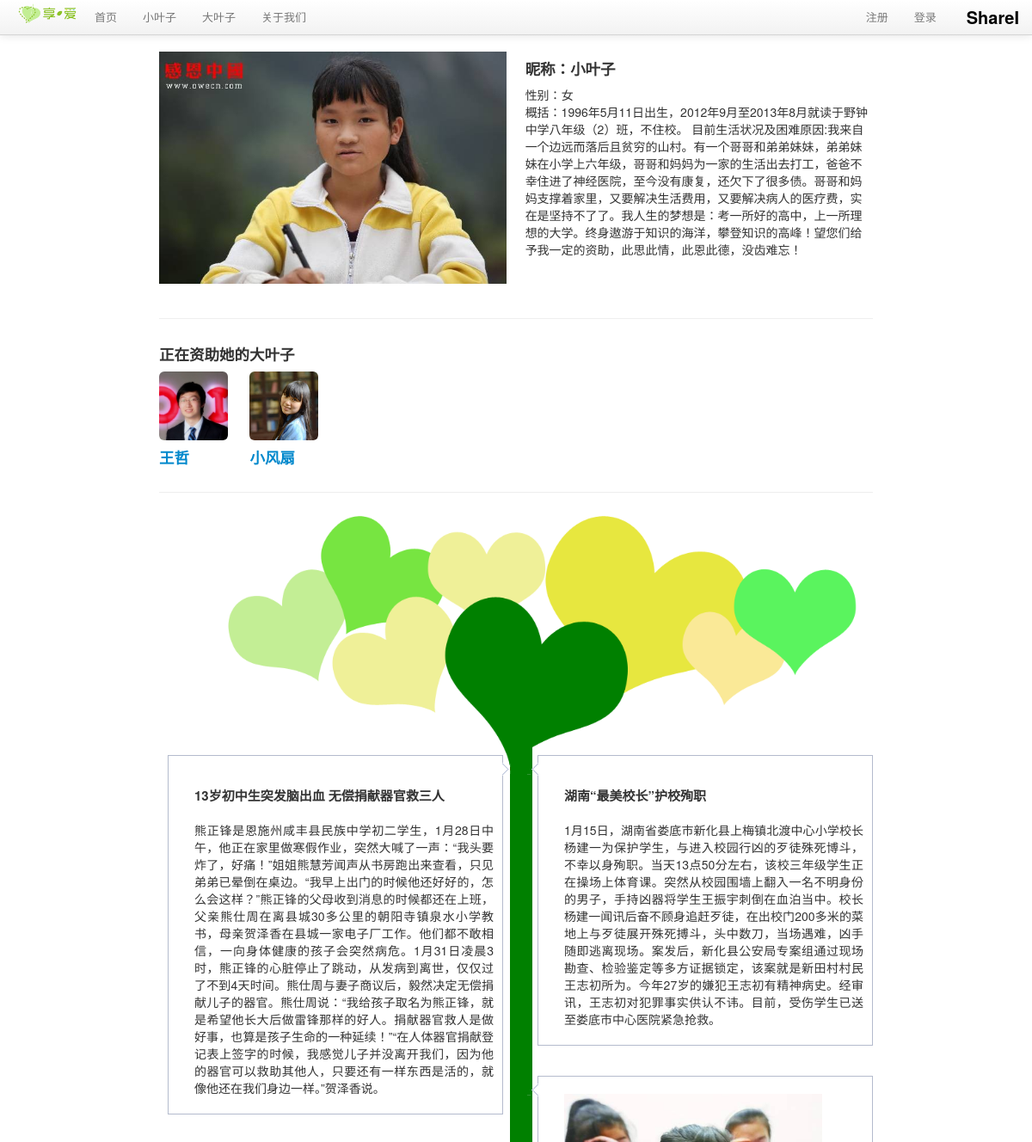
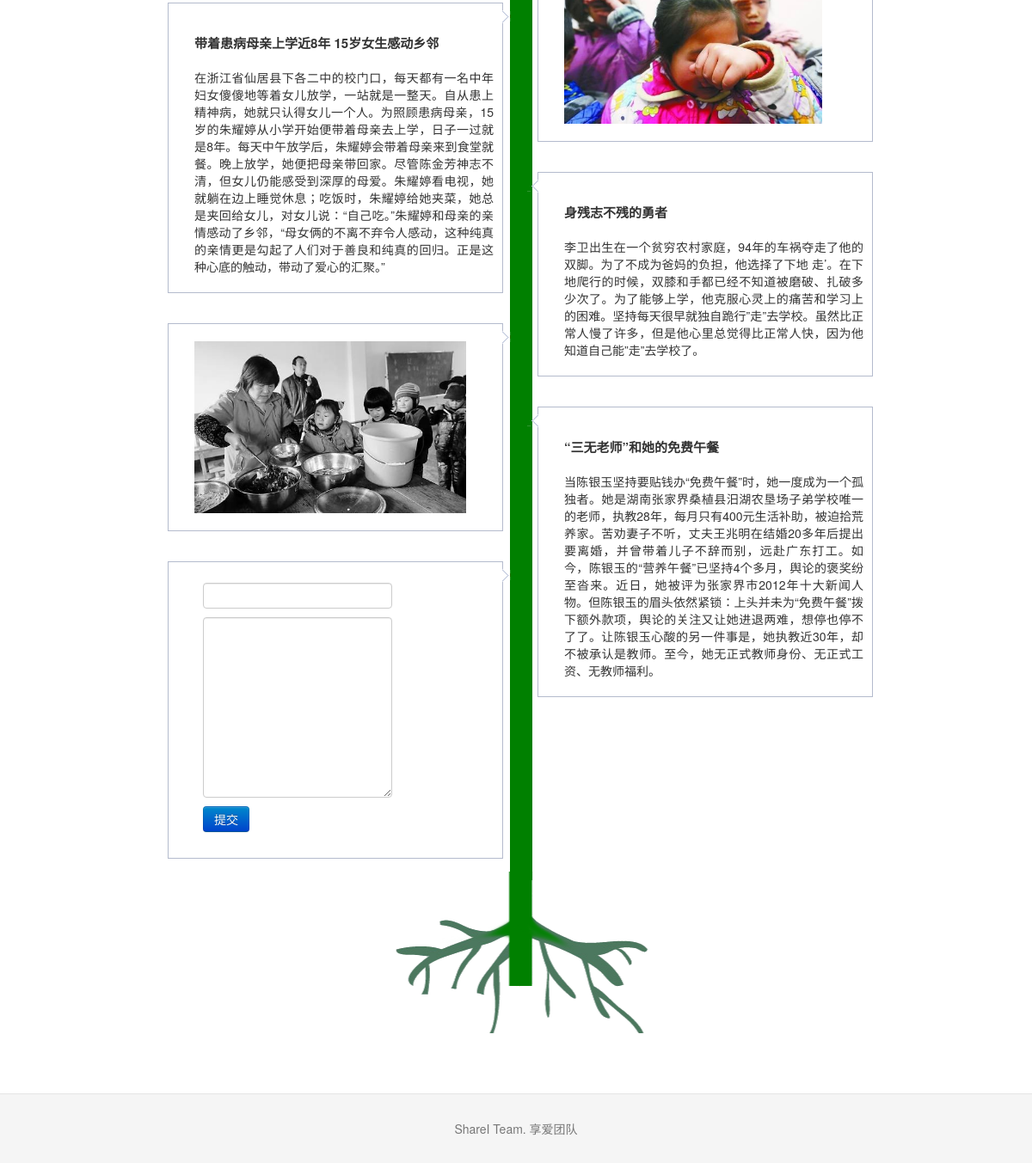
Screenshot of /littleleaf/1 with the database file from the repository (2 pictures, top to bottom).
### tables this page shows
CREATE TABLE lleaf (
	lleaf_id integer primary key autoincrement,
	avatar text,
	name text not null,
	sex text not null,
	lleafinfo text not null,
	status integer not null,
	createtime TIMESTAMP default (datetime('now', 'localtime'))
);

CREATE TABLE bleaf (avatar TEXT, bleaf_id integer PRIMARY KEY, email text, uname text, sex text, ulevel integer, password text, rrurl text, sinawburl text, qqwburl text, createtime TIMESTAMP);

CREATE TABLE blog (
	blog_id integer primary key autoincrement,
	bleaf_id integer not null,
	lleaf_id integer not null,
	title text not null,
	blogtext text not null,
	createtime TIMESTAMP default (datetime('now', 'localtime'))
);

### sharei.py (the view, shortened to what this page needs)
@app.route('/littleleaf/<lleaf_id>', methods=['GET', 'POST'])
def show_littleleaf(lleaf_id):
    error = None
    littleleaf = query_db('select * from lleaf where lleaf.lleaf_id = ?', [lleaf_id], one=True)
    if littleleaf is None:
        error = 'Invalid little leaf id'
        return render_template('littleleaf.html', error=error)
    blogs = query_db('select * from blog where blog.lleaf_id = ?', [lleaf_id])
    donaters = query_db('select donating.donableaf_id, bleaf.avatar, bleaf.uname from donating join bleaf on donating.donableaf_id = bleaf.bleaf_id where donating.donalleaf_id = ?', [lleaf_id])
    return render_template('littleleaf_timeline.html', littleleaf=littleleaf, blogs=blogs, donaters=donaters)

### sharei.py (called while the page is built)
def get_db():
    top = _app_ctx_stack.top
    if not hasattr(top, 'sqlite_db'):
        top.sqlite_db = sqlite3.connect(app.config['DATABASE'])
        top.sqlite_db.row_factory = sqlite3.Row
    return top.sqlite_db

@app.teardown_appcontext
def close_database(exception):
    top = _app_ctx_stack.top
    if hasattr(top, 'sqlite_db'):
        top.sqlite_db.close()

def query_db(query, args=(), one=False):
    cur = get_db().execute(query, args)
    rv = cur.fetchall()
    return (rv[0] if rv else None) if one else rv

@app.before_request
def before_request():
    g.bleaf = None
    if 'bleaf_id' in session:
        g.bleaf = query_db('select * from bleaf where bleaf_id = ?', [session['bleaf_id']], one=True)

### templates/littleleaf_timeline.html (shortened to what this page needs)
{% extends "layout.html" %}
{% block body %}
<div class="container-fluid">
  <div class="row-fluid">
    <div class="span6">
        <img src={{ littleleaf.avatar }}>
    </div>
    <div class="span6" style="text-align : left;background-color:#FFFFFF; padding-left:20">
      <h4>昵称：{{littleleaf.name}}</h4>
      <p>性别：{{littleleaf.sex}}<br>
      {{littleleaf.lleafinfo}}<br>
    </div>
  </div><br>
  {% if donaters %}
  <hr>
  <div class="row-fluid">
    <div class="span9">
      <h4>正在资助她的大叶子</h4>
      <div class="row-fluid">
      {% for donater in donaters %}
        <div class="span2">
          <img src={{donater.avatar}} style="width:80px" class="img-rounded">
          <a href="{{ url_for('show_bigleaf', bleaf_id=donater.donableaf_id) }}" target="_blank"><h4>{{donater.uname}}</h4></a>
        </div>
    {% endfor %}
      </div>
    </div>
  </div>
  {% endif %}
  <hr>
  <div class="container-fluid">
  <img src="/static/img/treehead.png" style="margin-left:31px;margin-bottom:-60px">
  </div>
  <div id="tl_container">
    <div class="tl_timeline_container">
      <div class="tl_timeline">
      </div>
      {%if blogs %}
        {% for blog in blogs %}
        <div class="tl_item">
          <div class="tl_inner">
            {% if blog.title == "image" %}
              <p><div style="height:200px">
                <img src= {{blog.blogtext }} style="height:200px">
              </div>
            </p>
            {% else %}
              <h2><a href="{{ url_for('show_blog', blog_id=blog.blog_id) }}" target="_blank">{{blog.title}}</a></h2>
              <p>{{blog.blogtext}}</p>
            {% endif %}
          </div>
        </div>
        {% endfor %}
      {% endif %}
      {% if littleleaf.status == 3 %}
        <div class="tl_item">
        <div class="tl_inner">
          <form action="add_blog" method=post>
          <dl>
          <dd><input type=text name=blogtitle>
          <dd><textarea rows="10" name=blogtext></textarea>
          <dd><input class="btn btn-primary" type=submit value='提交'>
          </dl>
          </form>
        </div>
      </div>
      {% endif %}
    </div>
  </div>
  <div class="container-fluid">
  <img src="/static/img/treeroot.png" style="margin-left:9px">
  </div>
</div>
{% endblock %}

### templates/layout.html (shortened to what this page needs)
<!DOCTYPE html>
<html lang="en" version="g42dymwpi--nx"><head><meta http-equiv="Content-Type" content="text/html; charset=UTF-8">
    <link href="/static/css/bootstrap.css" rel="stylesheet">
    <link href="/static/css/bootstrap-responsive.css" rel="stylesheet">
    <link href="/static/css/docs.css" rel="stylesheet">
    <link href="/static/css/prettify.css" rel="stylesheet">
  </head>
  <body data-spy="scroll" data-target=".bs-docs-sidebar" data-twttr-rendered="true" youdao="bind">
    <div class="navbar navbar-fixed-top ">
      <div class="navbar-inner">
        <div class="container">
          <a class="brand" href="{{ url_for('home') }}">
            <strong>
              ShareI
            </strong>
          </a>
          <ul class="nav">
            <li>
              <img src="/static/img/logo-ch.png" width="80">
            </li>
            <li>
              <a href="{{ url_for('home') }}">
                首页
              </a>
            </li>
            <li>
              <a href="{{ url_for('show_littleleafs') }}">
                小叶子
              </a>
            </li>
            <li>
              <a href="{{ url_for('show_bigleafs') }}">
                大叶子
              </a>
            </li>
            <li>
              <a href="{{ url_for('about') }}">
                关于我们
              </a>
            </li>
          </ul>
          <ul class="nav pull-right">
            {% if session.logged_in %}
              <li><a>Welcome! {{ session['bleaf_name'] }}</a></li>
              <li><a href="{{ url_for('logout') }}">注销</a></li>
            {% else %}
              <li><a href="{{ url_for('register') }}">注册</a></li>
              <li><a href="{{ url_for('login') }}">登录</a></li>
            {% endif %}
          </ul>
        </div>
      </div>
    </div>
<div class="container">
<div class="span9" style="margin-left:150px; margin-right:200px;">
  {% block body %}{% endblock %}
</div>
</div>
    <footer class="footer">
      <div class="container">
        <p>ShareI Team. 享爱团队</p>
      </div>
    </footer>
  </body>
</html>

### static/css/docs.css (style rules this page uses)
body { position: relative; padding-top: 40px; }
body > .navbar { font-size: 13px; }
body > .navbar .brand { padding-right: 0; padding-left: 0; margin-left: 20px; float: right; font-weight: bold; color: #000; text-shadow: 0 1px 0 rgba(255,255,255,.1), 0 0 30px rgba(255,255,255,.125); -webkit-transition: all .2s linear; -moz-transition: all .2s linear; transition: all .2s linear; }
.footer { text-align: center; padding: 30px 0; margin-top: 70px; border-top: 1px solid #e5e5e5; background-color: #f5f5f5; }
.footer p { margin-bottom: 0; color: #777; }

### templates/layout.html (style rules this page uses)
body { padding-top: 60px; }
#tl_container { position:relative; width:860px; margin:0 auto; }
.tl_item { width:368px; margin:20px 10px 15px; padding-left:20px;float:left; background:#fff; border:1px solid #b4bbcd; text-align:justify; word-wrap:break-word; }
.tl_inner { padding:10px; }
.tl_inner h2 { margin-bottom:10px; }
.tl_inner h2 a { font-size:15px; color:#333; text-decoration:none; }
.tl_timeline_container { display:block; width:16px; height:100%; margin:0 auto;text-align:center; cursor:pointer; }
.tl_timeline { display:block; width:26px; height:100%; margin:0 auto; overflow:hidden; font-size:0; float:left; position:absolute; left:408px; top:10px; background-color:#008000; }

### rows the page displays
lleaf: avatar (picture), name "小叶子", sex "女", lleafinfo "概括：1996年5月11日出生，2012年9月至2013年8月就读于野钟中学八年级（2）班，不住校。 目前生活状况及困难原因:我来自一个边远而落后且贫穷的山村。有一个哥哥和弟弟妹妹，弟弟妹妹在小学上六年级，哥哥和妈妈为一家的生活出去打工，爸爸不幸住进了神经医院，至今没有康复，还欠下了很多债。哥哥和妈妈支撑着家里，又要解决生活费用，又要解决病人的医疗费，实在是坚持不了了。我人生的梦想是：考一所好的高中，上一所理想的大学。终身遨游于知识的海洋，攀登知识的高峰！望您们给予我一定的资助，此思此情，此恩此德，没齿难忘！"
bleaf: avatar (picture), uname "王哲"
bleaf: avatar (picture), uname "小风扇"
blog: title "13岁初中生突发脑出血 无偿捐献器官救三人", blogtext "熊正锋是恩施州咸丰县民族中学初二学生，1月28日中午，他正在家里做寒假作业，突然大喊了一声：“我头要炸了，好痛！”姐姐熊慧芳闻声从书房跑出来查看，只见弟弟已晕倒在桌边。“我早上出门的时候他还好好的，怎么会这样？”熊正锋的父母收到消息的时候都还在上班，父亲熊仕周在离县城30多公里的朝阳寺镇泉水小学教书，母亲贺泽香在县城一家电子厂工作。他们都不敢相信，一向身体健康的孩子会突然病危。1月31日凌晨3时，熊正锋的心脏停止了跳动，从发病到离世，仅仅过了不到4天时间。熊仕周与妻子商议后，毅然决定无偿捐献儿子的器官。熊仕周说：“我给孩子取名为熊正锋，就是希望他长大后做雷锋那样的好人。捐献器官救人是做好事，也算是孩子生命的一种延续！”“在人体器官捐献登记表上签字的时候，我感觉儿子并没离开我们，因为他的器官可以救助其他人，只要还有一样东西是活的，就像他还在我们身边一样。”贺泽香说。"
blog: title "湖南“最美校长”护校殉职", blogtext "1月15日，湖南省娄底市新化县上梅镇北渡中心小学校长杨建一为保护学生，与进入校园行凶的歹徒殊死博斗，不幸以身殉职。当天13点50分左右，该校三年级学生正在操场上体育课。突然从校园围墙上翻入一名不明身份的男子，手持凶器将学生王振宇刺倒在血泊当中。校长杨建一闻讯后奋不顾身追赶歹徒，在出校门200多米的菜地上与歹徒展开殊死搏斗，头中数刀，当场遇难，凶手随即逃离现场。案发后，新化县公安局专案组通过现场勘查、检验鉴定等多方证据锁定，该案就是新田村村民王志初所为。今年27岁的嫌犯王志初有精神病史。经审讯，王志初对犯罪事实供认不讳。目前，受伤学生已送至娄底市中心医院紧急抢救。"
blog: blogtext (picture)
blog: title "带着患病母亲上学近8年 15岁女生感动乡邻", blogtext "在浙江省仙居县下各二中的校门口，每天都有一名中年妇女傻傻地等着女儿放学，一站就是一整天。自从患上精神病，她就只认得女儿一个人。为照顾患病母亲，15岁的朱耀婷从小学开始便带着母亲去上学，日子一过就是8年。每天中午放学后，朱耀婷会带着母亲来到食堂就餐。晚上放学，她便把母亲带回家。尽管陈金芳神志不清，但女儿仍能感受到深厚的母爱。朱耀婷看电视，她就躺在边上睡觉休息；吃饭时，朱耀婷给她夹菜，她总是夹回给女儿，对女儿说：“自己吃。”朱耀婷和母亲的亲情感动了乡邻，“母女俩的不离不弃令人感动，这种纯真的亲情更是勾起了人们对于善良和纯真的回归。正是这种心底的触动，带动了爱心的汇聚。”"
blog: title "身残志不残的勇者", blogtext "李卫出生在一个贫穷农村家庭，94年的车祸夺走了他的双脚。为了不成为爸妈的负担，他选择了下地 走’。在下地爬行的时候，双膝和手都已经不知道被磨破、扎破多少次了。为了能够上学，他克服心灵上的痛苦和学习上的困难。坚持每天很早就独自跪行”走”去学校。虽然比正常人慢了许多，但是他心里总觉得比正常人快，因为他知道自己能”走”去学校了。"
blog: blogtext (picture)
blog: title "“三无老师”和她的免费午餐", blogtext "当陈银玉坚持要贴钱办“免费午餐”时，她一度成为一个孤独者。她是湖南张家界桑植县汨湖农垦场子弟学校唯一的老师，执教28年，每月只有400元生活补助，被迫拾荒养家。苦劝妻子不听，丈夫王兆明在结婚20多年后提出要离婚，并曾带着儿子不辞而别，远赴广东打工。如今，陈银玉的“营养午餐”已坚持4个多月，舆论的褒奖纷至沓来。近日，她被评为张家界市2012年十大新闻人物。但陈银玉的眉头依然紧锁：上头并未为“免费午餐”拨下额外款项，舆论的关注又让她进退两难，想停也停不了了。让陈银玉心酸的另一件事是，她执教近30年，却不被承认是教师。至今，她无正式教师身份、无正式工资、无教师福利。"
